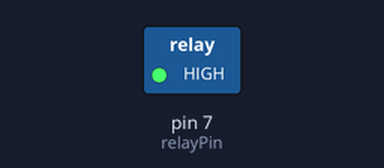
Simulated run of this sketch. Board: Arduino Uno, built with avr-gcc and run on an emulated ATmega328P. Parts: switched loads named in the sketch (green lamp = pin HIGH).

Above: at 0.05 s.
Timing chart, 0 to 3.0 s (numbered marks = the images above):
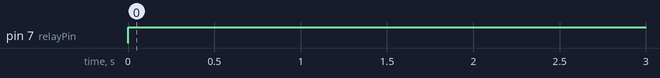

Measured:
- by itself, pin 7 (relayPin): LOW → HIGH at 0.00 s

The sketch:

Code.ino
```cpp
int relayPin = 7;

void setup(){
  pinMode(relayPin,OUTPUT);
}

void loop(){
  digitalWrite(relayPin,HIGH);
  delay(1000);
  digitalWrite(relayPin,LOW);
}
```
